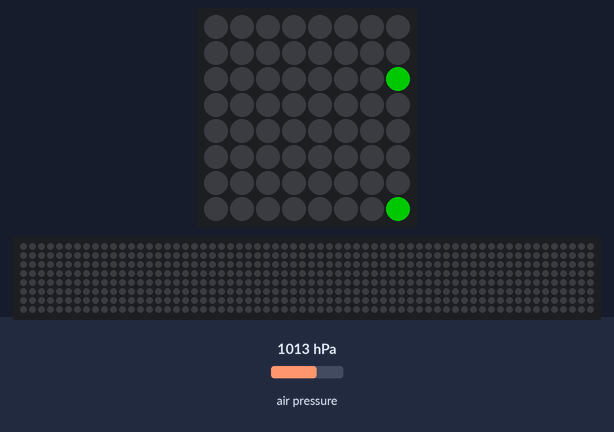
Recording of a program running on a simulated Raspberry Pi (BCM pin numbers) with a Sense HAT. Parts: the Sense HAT's 8×8 RGB LED matrix, a strip that is not on the board, showing the scrolling text unrolled. The test bench sets the inputs (shaded band); at power-on: air pressure 1013 hPa. Dim RGB values are drawn brighter than linear; the 64×8 strip is a reading aid, not a part: it shows the text the matrix is scrolling, unrolled, one strip-width of it at a time. At 5.5 s the program stops and its outputs stay as they are.

Above: at 0.17 s.
At 0.77 s:
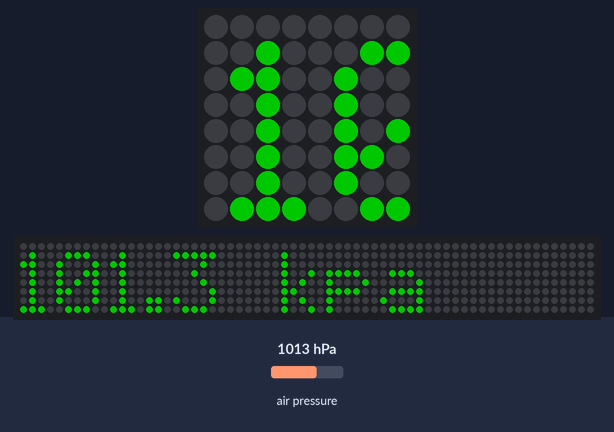
At 1.48 s:
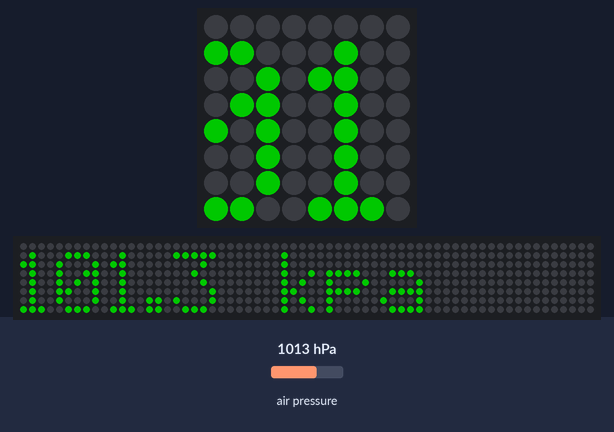
At 2.79 s:
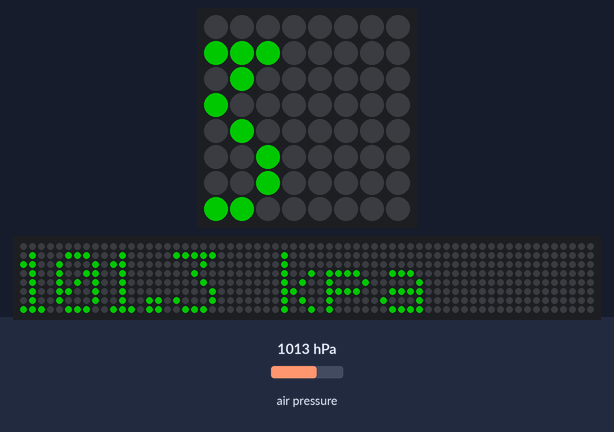
At 4.1 s:
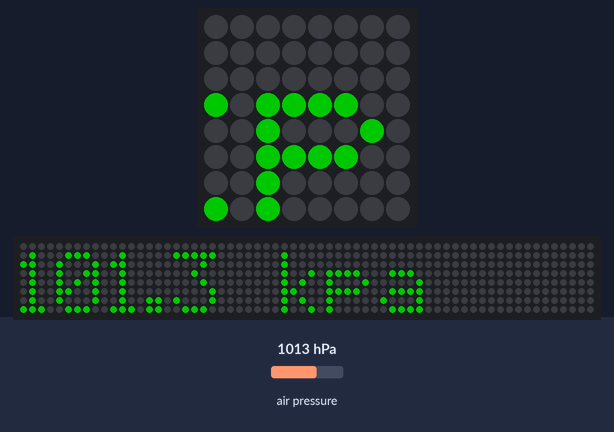
At 5.41 s:
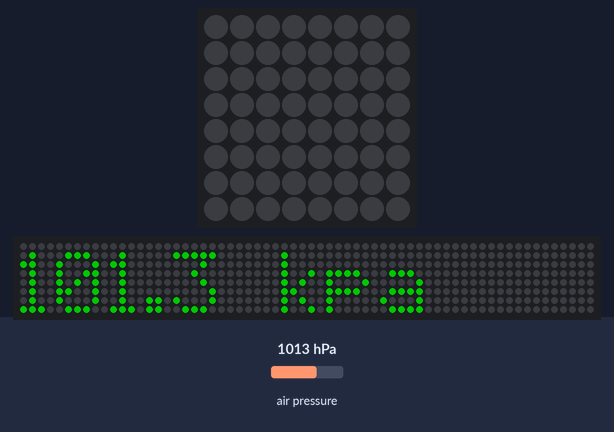

The program:

pressure.py
```python
from sense_hat import SenseHat

sense = SenseHat()
my_colour = [0, 100, 0]

# Read air pressure from the Sense HAT's barometer in mbar
pressure = sense.get_pressure()
# Convert to kPa
pressure = round(pressure / 10, 2)
pressure_message = str(pressure) + " kpa"
sense.set_rotation(180)
sense.clear()
sense.show_message( pressure_message, text_colour=my_colour)
sense.clear()
```
